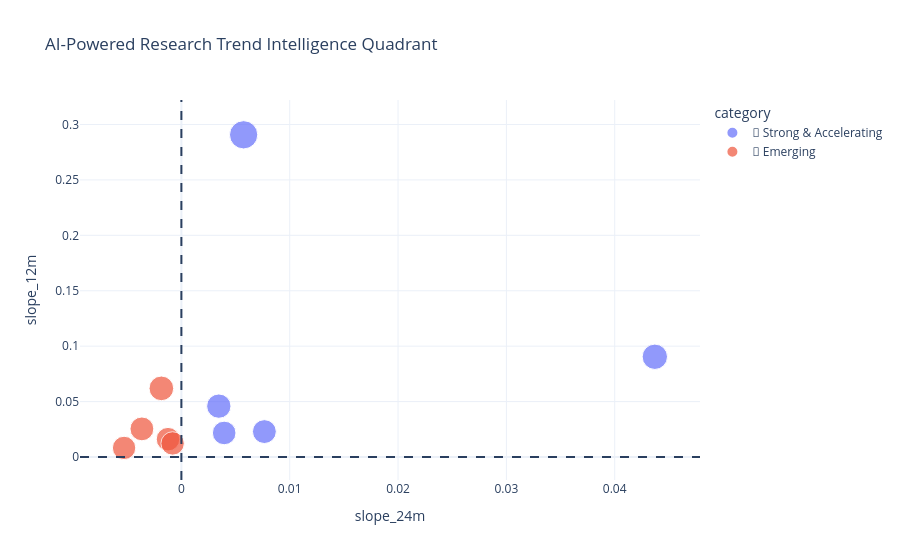

The cell this chart's notebook holds for it:
### Code cell
df_plot = topics_df.dropna()
df_plot["category"] = df_plot.apply(assign_quadrant, axis=1)
fig = px.scatter(
    df_plot,
    x="slope_24m",
    y="slope_12m",
    size="growth_size",
    color="category",
    hover_name="label",
    title="AI-Powered Research Trend Intelligence Quadrant"
)

fig.add_vline(x=0, line_dash="dash")
fig.add_hline(y=0, line_dash="dash")

fig.update_layout(template="plotly_white")

fig.show()

### Figure 1 — Plotly figure (JSON) as saved in the notebook; plotly's stock layout.template omitted (floating-point values rounded to 4 significant figures)
{"data": [{"hovertemplate": "<b>%{hovertext}</b><br><br>category=🚀 Strong & Accelerating<br>slope_24m=%{x}<br>slope_12m=%{y}<br>growth_size=%{marker.size}<extra></extra>", "hovertext": ["Recipe recipes dietary", "Generation sampling models", "Brain signals decoding", "Mri imaging ct", "Transformers transformer kv"], "legendgroup": "🚀 Strong & Accelerating", "marker": {"color": "#636efa", "size": [50.0, 40.17, 36.96, 34.74, 35.56], "sizemode": "area", "sizeref": 0.125, "symbol": "circle"}, "mode": "markers", "name": "🚀 Strong & Accelerating", "orientation": "v", "showlegend": true, "type": "scatter", "x": [0.005746, 0.0437, 0.003455, 0.003951, 0.00766], "xaxis": "x", "y": [0.2907, 0.09043, 0.0459, 0.0217, 0.02293], "yaxis": "y"}, {"hovertemplate": "<b>%{hovertext}</b><br><br>category=🌱 Emerging<br>slope_24m=%{x}<br>slope_12m=%{y}<br>growth_size=%{marker.size}<extra></extra>", "hovertext": ["Regret bandits algorithm", "Variables discovery causality", "Pruning networks gradient", "Attacks attack robustness", "Ai creativity design"], "legendgroup": "🌱 Emerging", "marker": {"color": "#EF553B", "size": [38.02, 35.43, 34.75, 34.17, 34.29], "sizemode": "area", "sizeref": 0.125, "symbol": "circle"}, "mode": "markers", "name": "🌱 Emerging", "orientation": "v", "showlegend": true, "type": "scatter", "x": [-0.001847, -0.003645, -0.001233, -0.00529, -0.0008086], "xaxis": "x", "y": [0.06193, 0.02536, 0.01608, 0.008189, 0.01225], "yaxis": "y"}], "layout": {"legend": {"itemsizing": "constant", "title": {"text": "category"}, "tracegroupgap": 0}, "shapes": [{"line": {"dash": "dash"}, "type": "line", "x0": 0, "x1": 0, "xref": "x", "y0": 0, "y1": 1, "yref": "y domain"}, {"line": {"dash": "dash"}, "type": "line", "x0": 0, "x1": 1, "xref": "x domain", "y0": 0, "y1": 0, "yref": "y"}], "title": {"text": "AI-Powered Research Trend Intelligence Quadrant"}, "xaxis": {"anchor": "y", "domain": [0, 1], "title": {"text": "slope_24m"}}, "yaxis": {"anchor": "x", "domain": [0, 1], "title": {"text": "slope_12m"}}}}
